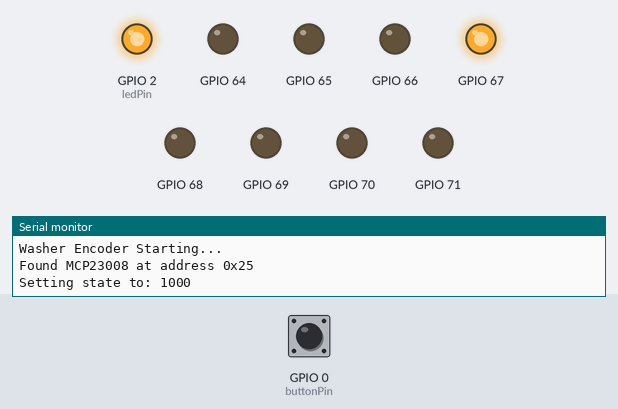
Simulated run of this program. Board: ESP8266 (NodeMCU). Shown: output pins drawn as LEDs (lit = HIGH), the last lines printed to the serial monitor. The test bench sets the inputs (shaded band); at power-on: GPIO 0 (buttonPin) HIGH.

Above: at 1.2 s.
1.3 s: GPIO 0 (buttonPin) pulled LOW for 0.15 s
At 1.9 s:
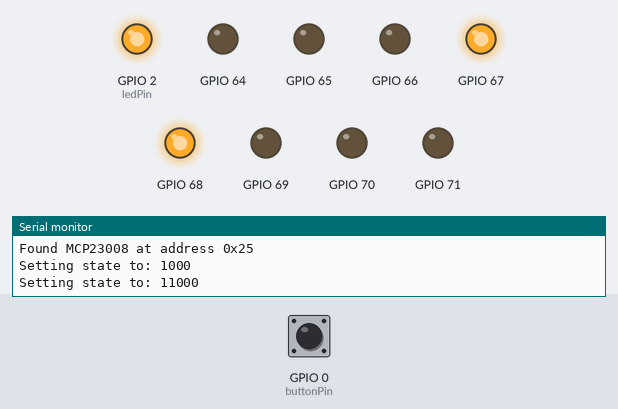
2.9 s: GPIO 0 (buttonPin) pulled LOW for 1 s
At 4.2 s:
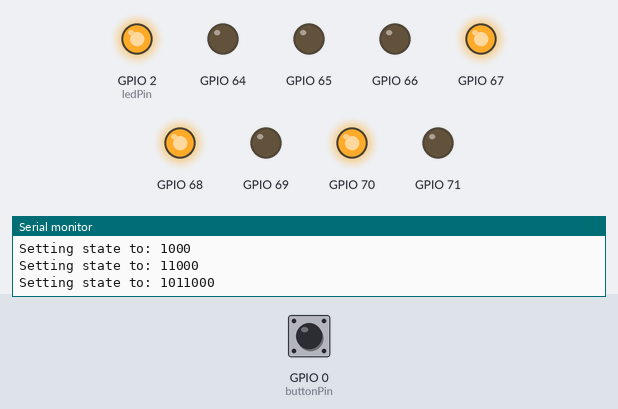
5.4 s: GPIO 0 (buttonPin) pulled LOW for 0.15 s
At 5.9 s:
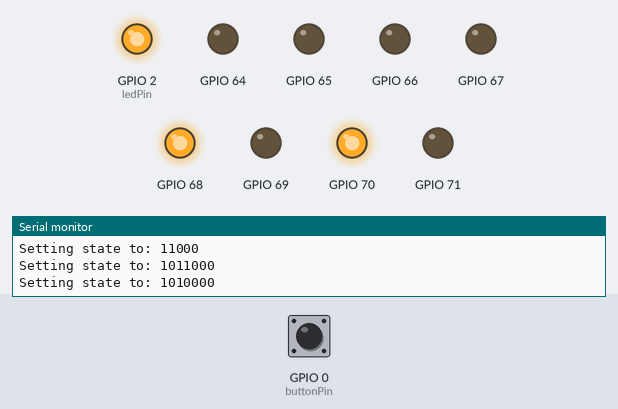
7.0 s: GPIO 0 (buttonPin) pulled LOW for 3.2 s
At 7.8 s:
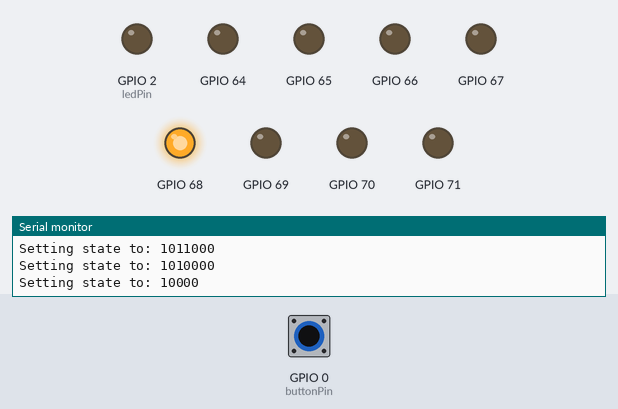
11.7 s: GPIO 0 (buttonPin) pulled LOW for 0.15 s
At 13.0 s:
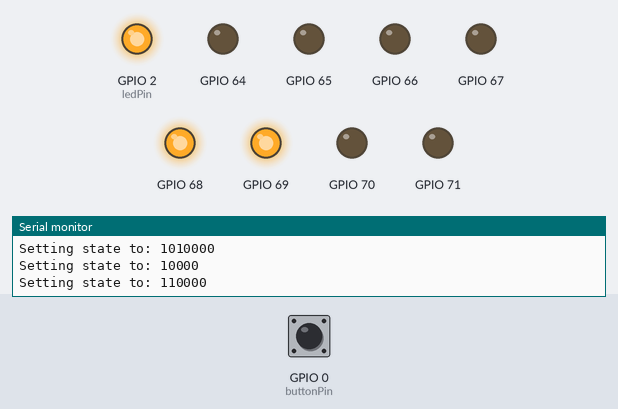
13.3 s: GPIO 0 (buttonPin) pulled LOW for 1 s
At 14.7 s:
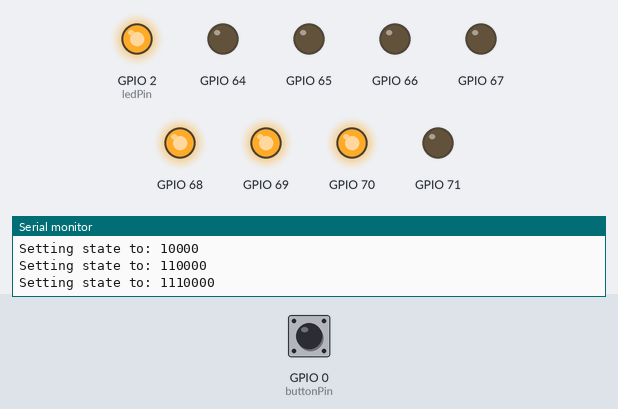
Timing chart, 0 to 16.3 s (numbered marks = the images above; inputs shaded):
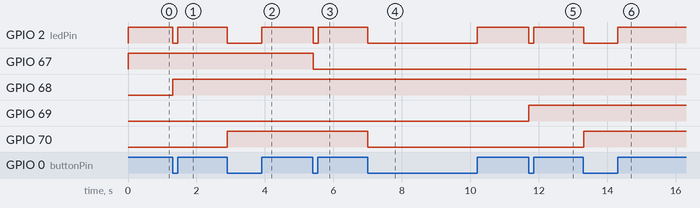

Measured:
- after the input at 1.3 s, GPIO 2 (ledPin): HIGH → LOW at once, → HIGH 0.15 s later; GPIO 68: LOW → HIGH at once
- after the input at 2.9 s, GPIO 2 (ledPin): HIGH → LOW at once, → HIGH 1.0 s later; GPIO 70: LOW → HIGH at once
- after the input at 5.4 s, GPIO 2 (ledPin): HIGH → LOW at once, → HIGH 0.14 s later; GPIO 67: HIGH → LOW at once
- after the input at 7.0 s, GPIO 2 (ledPin): HIGH → LOW at once, → HIGH 3.2 s later; GPIO 70: HIGH → LOW at once
- after the input at 11.7 s, GPIO 2 (ledPin): HIGH → LOW at once, → HIGH 0.15 s later; GPIO 69: LOW → HIGH at once
- after the input at 13.3 s, GPIO 2 (ledPin): HIGH → LOW at once, → HIGH 1.0 s later; GPIO 70: LOW → HIGH at once

The program:

main.cpp
```cpp
#include <Arduino.h>
#include <Esp.h>
#include <Wire.h>
#include <Adafruit_MCP23X08.h>

Adafruit_MCP23X08 mcp;

const uint8_t MCP_ADDR = 0x25;

const int ledPin = LED_BUILTIN; // GPIO2 on ESP8266 boards

const int buttonPin = 0;
const int pin8 = 16;
const int pin4 = 14;
const int pin2 = 12;
const int pin1 = 13;

bool previousButtonState = LOW;
int sequenceNumber = 0;
int sequence[10] = {
    1,  // Cold wash
    3,  // Rinse
    11, // Self clean
    10, // Sanitize
    2,  // Bulky
    6,  // Towels
    14, // Whites
    15, // Normal
    4,  // Quick wash
    9,  // Delicates
};
void setState(uint8_t relays, uint8_t leds = 0)
{
  uint8_t value = (relays << 3) | leds;
  Serial.println("Setting state to: " + String(value, BIN));
  mcp.writeGPIO(value, 0);
}
void advance()
{
  ++sequenceNumber;
#if 1
  sequenceNumber %= 10;
  setState(sequence[sequenceNumber]);
#else
  sequenceNumber %= 16;
  setState(sequenceNumber);
#endif
}
void setup()
{
  pinMode(ledPin, OUTPUT);
  Serial.begin(115200);
  Serial.println();
  Serial.println("Washer Encoder Starting...");
  pinMode(buttonPin, INPUT);
  for (uint8_t addr = 0x20; addr <= 0x28; addr++)
  {
    if (mcp.begin_I2C(addr))
    {
      Serial.println("Found MCP23008 at address 0x" + String(MCP_ADDR, HEX));
      break;
    }
    if (addr == 0x28)
    {
      Serial.println("Could not find MCP23008.");
      while (1)
        yield();
    }
    yield();
  }
  for (int i = 0; i < 8; i++)
  {
    mcp.pinMode(i, OUTPUT);
  }
  digitalWrite(ledPin, HIGH);

  // set initial to Normal
  setState(sequence[sequenceNumber]);
}
void loop()
{
  // read button state, HIGH when pressed, LOW when not
  int buttonState = digitalRead(buttonPin);

  // if the push button pressed, switch on the LED
  if (buttonState == LOW)
  {

    digitalWrite(ledPin, LOW);
    advance();
    // wait for button release
    while (digitalRead(buttonPin) == LOW)
    {
      delay(10);
      // yield();
      // ESP.wdtFeed();
    }
    digitalWrite(ledPin, HIGH);

    delay(80); // debounce
  }
  delay(10);
  // yield();

  // ESP.wdtFeed();
}
```
